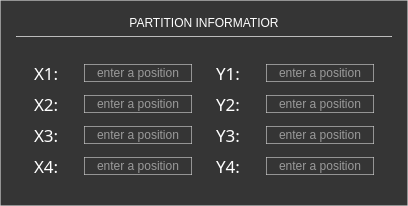
             <widget class="QFrame" name="frame_28">
              <property name="styleSheet">
               <string notr="true">background-color: rgb(53, 53, 53);
border: 1px solid rgba(214, 214, 214, 150);
color: rgb(255, 255, 255);</string>
              </property>
              <property name="frameShape">
               <enum>QFrame::Shape::StyledPanel</enum>
              </property>
              <property name="frameShadow">
               <enum>QFrame::Shadow::Raised</enum>
              </property>
              <layout class="QVBoxLayout" name="verticalLayout_19">
               <property name="leftMargin">
                <number>15</number>
               </property>
               <property name="topMargin">
                <number>15</number>
               </property>
               <property name="rightMargin">
                <number>15</number>
               </property>
               <property name="bottomMargin">
                <number>9</number>
               </property>
               <item>
                <widget class="QLabel" name="label_29">
                 <property name="maximumSize">
                  <size>
                   <width>16777215</width>
                   <height>20</height>
                  </size>
                 </property>
                 <property name="styleSheet">
                  <string notr="true">border: 0px solid rgba(214, 214, 214, 150);</string>
                 </property>
                 <property name="text">
                  <string>PARTITION INFORMATIOR</string>
                 </property>
                 <property name="alignment">
                  <set>Qt::AlignmentFlag::AlignCenter</set>
                 </property>
                </widget>
               </item>
               <item>
                <widget class="Line" name="line_6">
                 <property name="maximumSize">
                  <size>
                   <width>16777215</width>
                   <height>1</height>
                  </size>
                 </property>
                 <property name="orientation">
                  <enum>Qt::Orientation::Horizontal</enum>
                 </property>
                </widget>
               </item>
               <item>
                <widget class="QFrame" name="frame_43">
                 <property name="styleSheet">
                  <string notr="true">border: 0px;</string>
                 </property>
                 <property name="frameShape">
                  <enum>QFrame::Shape::StyledPanel</enum>
                 </property>
                 <property name="frameShadow">
                  <enum>QFrame::Shadow::Raised</enum>
                 </property>
                 <layout class="QHBoxLayout" name="horizontalLayout_12">
                  <item>
                   <widget class="QFrame" name="frame_29">
                    <property name="maximumSize">
                     <size>
                      <width>16777215</width>
                      <height>16777215</height>
                     </size>
                    </property>
                    <property name="styleSheet">
                     <string notr="true">border: 0px solid;</string>
                    </property>
                    <property name="frameShape">
                     <enum>QFrame::Shape::StyledPanel</enum>
                    </property>
                    <property name="frameShadow">
                     <enum>QFrame::Shadow::Raised</enum>
                    </property>
                    <layout class="QHBoxLayout" name="horizontalLayout_8">
                     <property name="spacing">
                      <number>20</number>
                     </property>
                     <item>
                      <widget class="QFrame" name="frame_30">
                       <property name="minimumSize">
                        <size>
                         <width>30</width>
                         <height>0</height>
                        </size>
                       </property>
                       <property name="styleSheet">
                        <string notr="true">border: 0px;</string>
                       </property>
                       <property name="frameShape">
                        <enum>QFrame::Shape::StyledPanel</enum>
                       </property>
                       <property name="frameShadow">
                        <enum>QFrame::Shadow::Raised</enum>
                       </property>
                       <layout class="QVBoxLayout" name="verticalLayout_20">
                        <property name="spacing">
                         <number>7</number>
                        </property>
                        <property name="leftMargin">
                         <number>0</number>
                        </property>
                        <property name="topMargin">
                         <number>0</number>
                        </property>
                        <property name="rightMargin">
                         <number>0</number>
                        </property>
                        <property name="bottomMargin">
                         <number>0</number>
                        </property>
                        <item>
                         <widget class="QLabel" name="label_30">
                          <property name="font">
                           <font>
                            <family>Yu Gothic UI Semilight</family>
                            <pointsize>13</pointsize>
                           </font>
                          </property>
                          <property name="styleSheet">
                           <string notr="true">color: rgb(255, 255, 255);
border: 0px;</string>
                          </property>
                          <property name="text">
                           <string>X1:</string>
                          </property>
                         </widget>
                        </item>
                        <item>
                         <widget class="QLabel" name="label_31">
                          <property name="font">
                           <font>
                            <family>Yu Gothic UI Semilight</family>
                            <pointsize>13</pointsize>
                           </font>
                          </property>
                          <property name="styleSheet">
                           <string notr="true">color: rgb(255, 255, 255);
border: 0px;</string>
                          </property>
                          <property name="text">
                           <string>X2:</string>
                          </property>
                         </widget>
                        </item>
                        <item>
                         <widget class="QLabel" name="label_32">
                          <property name="font">
                           <font>
                            <family>Yu Gothic UI Semilight</family>
                            <pointsize>13</pointsize>
                           </font>
                          </property>
                          <property name="styleSheet">
                           <string notr="true">color: rgb(255, 255, 255);
border: 0px;</string>
                          </property>
                          <property name="text">
                           <string>X3:</string>
                          </property>
                         </widget>
                        </item>
                        <item>
                         <widget class="QLabel" name="label_33">
                          <property name="font">
                           <font>
                            <family>Yu Gothic UI Semilight</family>
                            <pointsize>13</pointsize>
                           </font>
                          </property>
                          <property name="styleSheet">
                           <string notr="true">color: rgb(255, 255, 255);
border: 0px;</string>
                          </property>
                          <property name="text">
                           <string>X4:</string>
                          </property>
                         </widget>
                        </item>
                       </layout>
                      </widget>
                     </item>
                     <item>
                      <widget class="QFrame" name="frame_31">
                       <property name="styleSheet">
                        <string notr="true">QFrame{
border: 0px solid rgba(214, 214, 214, 150);
}

QLineEdit{
border: 1px solid rgba(214, 214, 214, 150);
color: rgb(255, 255, 255);
}</string>
                       </property>
                       <property name="frameShape">
                        <enum>QFrame::Shape::StyledPanel</enum>
                       </property>
                       <property name="frameShadow">
                        <enum>QFrame::Shadow::Raised</enum>
                       </property>
                       <layout class="QVBoxLayout" name="verticalLayout_21">
                        <property name="spacing">
                         <number>10</number>
                        </property>
                        <property name="leftMargin">
                         <number>0</number>
                        </property>
                        <property name="topMargin">
                         <number>0</number>
                        </property>
                        <property name="rightMargin">
                         <number>0</number>
                        </property>
                        <property name="bottomMargin">
                         <number>0</number>
                        </property>
                        <item>
                         <widget class="QLineEdit" name="lineEdit_21">
                          <property name="text">
                           <string/>
                          </property>
                          <property name="alignment">
                           <set>Qt::AlignmentFlag::AlignCenter</set>
                          </property>
                          <property name="placeholderText">
                           <string>enter a position</string>
                          </property>
                         </widget>
                        </item>
                        <item>
                         <widget class="QLineEdit" name="lineEdit_22">
                          <property name="text">
                           <string/>
                          </property>
                          <property name="alignment">
                           <set>Qt::AlignmentFlag::AlignCenter</set>
                          </property>
                          <property name="placeholderText">
                           <string>enter a position</string>
                          </property>
                         </widget>
                        </item>
                        <item>
                         <widget class="QLineEdit" name="lineEdit_23">
                          <property name="text">
                           <string/>
                          </property>
                          <property name="alignment">
                           <set>Qt::AlignmentFlag::AlignCenter</set>
                          </property>
                          <property name="placeholderText">
                           <string>enter a position</string>
                          </property>
                         </widget>
                        </item>
                        <item>
                         <widget class="QLineEdit" name="lineEdit_24">
                          <property name="text">
                           <string/>
                          </property>
                          <property name="alignment">
                           <set>Qt::AlignmentFlag::AlignCenter</set>
                          </property>
                          <property name="placeholderText">
                           <string>enter a position</string>
                          </property>
                         </widget>
                        </item>
                       </layout>
                      </widget>
                     </item>
                    </layout>
                   </widget>
                  </item>
                  <item>
                   <widget class="QFrame" name="frame_40">
                    <property name="maximumSize">
                     <size>
                      <width>16777215</width>
                      <height>16777215</height>
                     </size>
                    </property>
                    <property name="styleSheet">
                     <string notr="true">border: 0px solid;</string>
                    </property>
                    <property name="frameShape">
                     <enum>QFrame::Shape::StyledPanel</enum>
                    </property>
                    <property name="frameShadow">
                     <enum>QFrame::Shadow::Raised</enum>
                    </property>
                    <layout class="QHBoxLayout" name="horizontalLayout_11">
                     <property name="spacing">
                      <number>20</number>
                     </property>
                     <item>
                      <widget class="QFrame" name="frame_41">
                       <property name="minimumSize">
                        <size>
                         <width>30</width>
                         <height>0</height>
                        </size>
                       </property>
                       <property name="styleSheet">
                        <string notr="true">border: 0px;</string>
                       </property>
                       <property name="frameShape">
                        <enum>QFrame::Shape::StyledPanel</enum>
                       </property>
                       <property name="frameShadow">
                        <enum>QFrame::Shadow::Raised</enum>
                       </property>
                       <layout class="QVBoxLayout" name="verticalLayout_28">
                        <property name="spacing">
                         <number>7</number>
                        </property>
                        <property name="leftMargin">
                         <number>0</number>
                        </property>
                        <property name="topMargin">
                         <number>0</number>
                        </property>
                        <property name="rightMargin">
                         <number>0</number>
                        </property>
                        <property name="bottomMargin">
                         <number>0</number>
                        </property>
                        <item>
                         <widget class="QLabel" name="label_44">
                          <property name="font">
                           <font>
                            <family>Yu Gothic UI Semilight</family>
                            <pointsize>13</pointsize>
                           </font>
                          </property>
                          <property name="styleSheet">
                           <string notr="true">color: rgb(255, 255, 255);
border: 0px;</string>
                          </property>
                          <property name="text">
                           <string>Y1:</string>
                          </property>
                         </widget>
                        </item>
                        <item>
                         <widget class="QLabel" name="label_45">
                          <property name="font">
                           <font>
                            <family>Yu Gothic UI Semilight</family>
                            <pointsize>13</pointsize>
                           </font>
                          </property>
                          <property name="styleSheet">
                           <string notr="true">color: rgb(255, 255, 255);
border: 0px;</string>
                          </property>
                          <property name="text">
                           <string>Y2:</string>
                          </property>
                         </widget>
                        </item>
                        <item>
                         <widget class="QLabel" name="label_46">
                          <property name="font">
                           <font>
                            <family>Yu Gothic UI Semilight</family>
                            <pointsize>13</pointsize>
                           </font>
                          </property>
                          <property name="styleSheet">
                           <string notr="true">color: rgb(255, 255, 255);
border: 0px;</string>
                          </property>
                          <property name="text">
                           <string>Y3:</string>
                          </property>
                         </widget>
                        </item>
                        <item>
                         <widget class="QLabel" name="label_47">
                          <property name="font">
                           <font>
                            <family>Yu Gothic UI Semilight</family>
                            <pointsize>13</pointsize>
                           </font>
                          </property>
                          <property name="styleSheet">
                           <string notr="true">color: rgb(255, 255, 255);
border: 0px;</string>
                          </property>
                          <property name="text">
                           <string>Y4:</string>
                          </property>
                         </widget>
                        </item>
                       </layout>
                      </widget>
                     </item>
                     <item>
                      <widget class="QFrame" name="frame_42">
                       <property name="styleSheet">
                        <string notr="true">QFrame{
border: 0px solid rgba(214, 214, 214, 150);
}

QLineEdit{
border: 1px solid rgba(214, 214, 214, 150);
color: rgb(255, 255, 255);
}</string>
                       </property>
                       <property name="frameShape">
                        <enum>QFrame::Shape::StyledPanel</enum>
                       </property>
                       <property name="frameShadow">
                        <enum>QFrame::Shadow::Raised</enum>
                       </property>
                       <layout class="QVBoxLayout" name="verticalLayout_29">
                        <property name="spacing">
                         <number>10</number>
                        </property>
                        <property name="leftMargin">
                         <number>0</number>
                        </property>
                        <property name="topMargin">
                         <number>0</number>
                        </property>
                        <property name="rightMargin">
                         <number>0</number>
                        </property>
                        <property name="bottomMargin">
                         <number>0</number>
                        </property>
                        <item>
                         <widget class="QLineEdit" name="lineEdit_33">
                          <property name="inputMask">
                           <string/>
                          </property>
                          <property name="text">
                           <string/>
                          </property>
                          <property name="maxLength">
                           <number>32767</number>
                          </property>
                          <property name="frame">
                           <bool>true</bool>
                          </property>
                          <property name="alignment">
                           <set>Qt::AlignmentFlag::AlignCenter</set>
                          </property>
                          <property name="placeholderText">
                           <string>enter a position</string>
                          </property>
                         </widget>
                        </item>
                        <item>
                         <widget class="QLineEdit" name="lineEdit_34">
                          <property name="text">
                           <string/>
                          </property>
                          <property name="alignment">
                           <set>Qt::AlignmentFlag::AlignCenter</set>
                          </property>
                          <property name="placeholderText">
                           <string>enter a position</string>
                          </property>
                         </widget>
                        </item>
                        <item>
                         <widget class="QLineEdit" name="lineEdit_35">
                          <property name="text">
                           <string/>
                          </property>
                          <property name="alignment">
                           <set>Qt::AlignmentFlag::AlignCenter</set>
                          </property>
                          <property name="placeholderText">
                           <string>enter a position</string>
                          </property>
                         </widget>
                        </item>
                        <item>
                         <widget class="QLineEdit" name="lineEdit_36">
                          <property name="text">
                           <string/>
                          </property>
                          <property name="alignment">
                           <set>Qt::AlignmentFlag::AlignCenter</set>
                          </property>
                          <property name="placeholderText">
                           <string>enter a position</string>
                          </property>
                         </widget>
                        </item>
                       </layout>
                      </widget>
                     </item>
                    </layout>
                   </widget>
                  </item>
                 </layout>
                </widget>
               </item>
              </layout>
             </widget>
